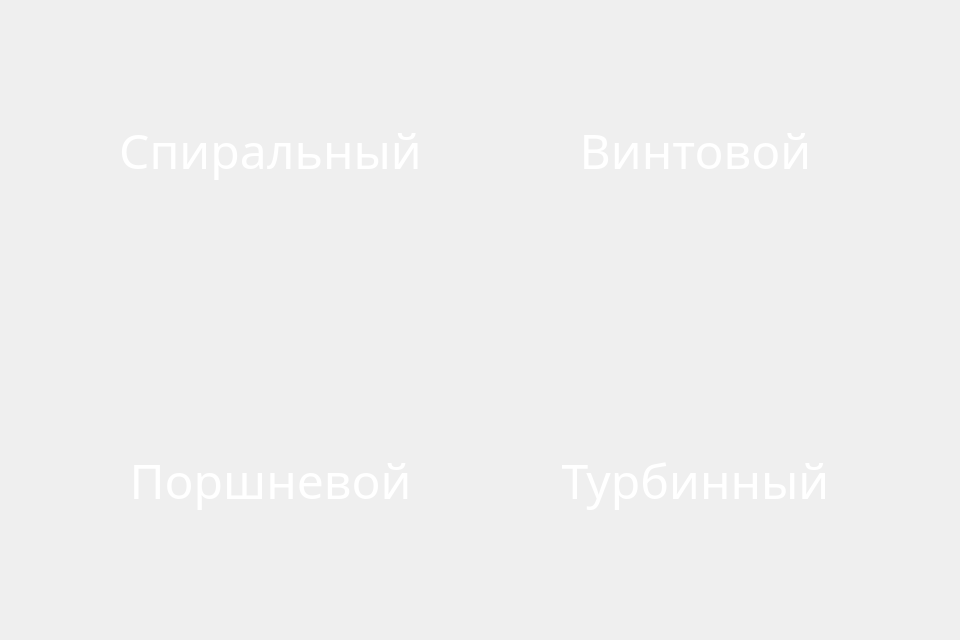
<?xml version="1.0" encoding="UTF-8"?>
<ui version="4.0">
 <class>Dialog</class>
 <widget class="QDialog" name="Dialog">
  <property name="geometry">
   <rect>
    <x>0</x>
    <y>0</y>
    <width>960</width>
    <height>640</height>
   </rect>
  </property>
  <property name="minimumSize">
   <size>
    <width>960</width>
    <height>640</height>
   </size>
  </property>
  <property name="maximumSize">
   <size>
    <width>960</width>
    <height>640</height>
   </size>
  </property>
  <property name="windowTitle">
   <string>Dialog</string>
  </property>
  <property name="styleSheet">
   <string notr="true">background:url(&quot;icons_new/Категории.jpg&quot;);
font-size:48px;
color:white;
font-family:Comfortaa;</string>
  </property>
  <widget class="QPushButton" name="spiral">
   <property name="geometry">
    <rect>
     <x>50</x>
     <y>10</y>
     <width>441</width>
     <height>281</height>
    </rect>
   </property>
   <property name="styleSheet">
    <string notr="true">
QPushButton{
background:none;
border:none;
border-radius:50px;
}
QPushButton:hover{
background:rgba(255,255,255,30);
}
QPushButton:pressed{
background:rgba(252,252,252,60);
}</string>
   </property>
   <property name="text">
    <string>Спиральный</string>
   </property>
  </widget>
  <widget class="QPushButton" name="piston">
   <property name="geometry">
    <rect>
     <x>480</x>
     <y>10</y>
     <width>431</width>
     <height>281</height>
    </rect>
   </property>
   <property name="styleSheet">
    <string notr="true">
QPushButton{
background:none;
border:none;
border-radius:50px;
}
QPushButton:hover{
background:rgba(255,255,255,30);
}
QPushButton:pressed{
background:rgba(252,252,252,60);
}</string>
   </property>
   <property name="text">
    <string>Винтовой</string>
   </property>
  </widget>
  <widget class="QPushButton" name="screw">
   <property name="geometry">
    <rect>
     <x>50</x>
     <y>330</y>
     <width>441</width>
     <height>301</height>
    </rect>
   </property>
   <property name="styleSheet">
    <string notr="true">
QPushButton{
background:none;
border:none;
border-radius:50px;
}
QPushButton:hover{
background:rgba(255,255,255,30);
}
QPushButton:pressed{
background:rgba(252,252,252,60);
}</string>
   </property>
   <property name="text">
    <string>Поршневой</string>
   </property>
  </widget>
  <widget class="QPushButton" name="turbine">
   <property name="geometry">
    <rect>
     <x>480</x>
     <y>330</y>
     <width>431</width>
     <height>301</height>
    </rect>
   </property>
   <property name="styleSheet">
    <string notr="true">
QPushButton{
background:none;
border:none;
border-radius:50px;
}
QPushButton:hover{
background:rgba(255,255,255,30);
}
QPushButton:pressed{
background:rgba(252,252,252,60);
}</string>
   </property>
   <property name="text">
    <string>Турбинный</string>
   </property>
  </widget>
 </widget>
 <resources/>
 <connections/>
</ui>
